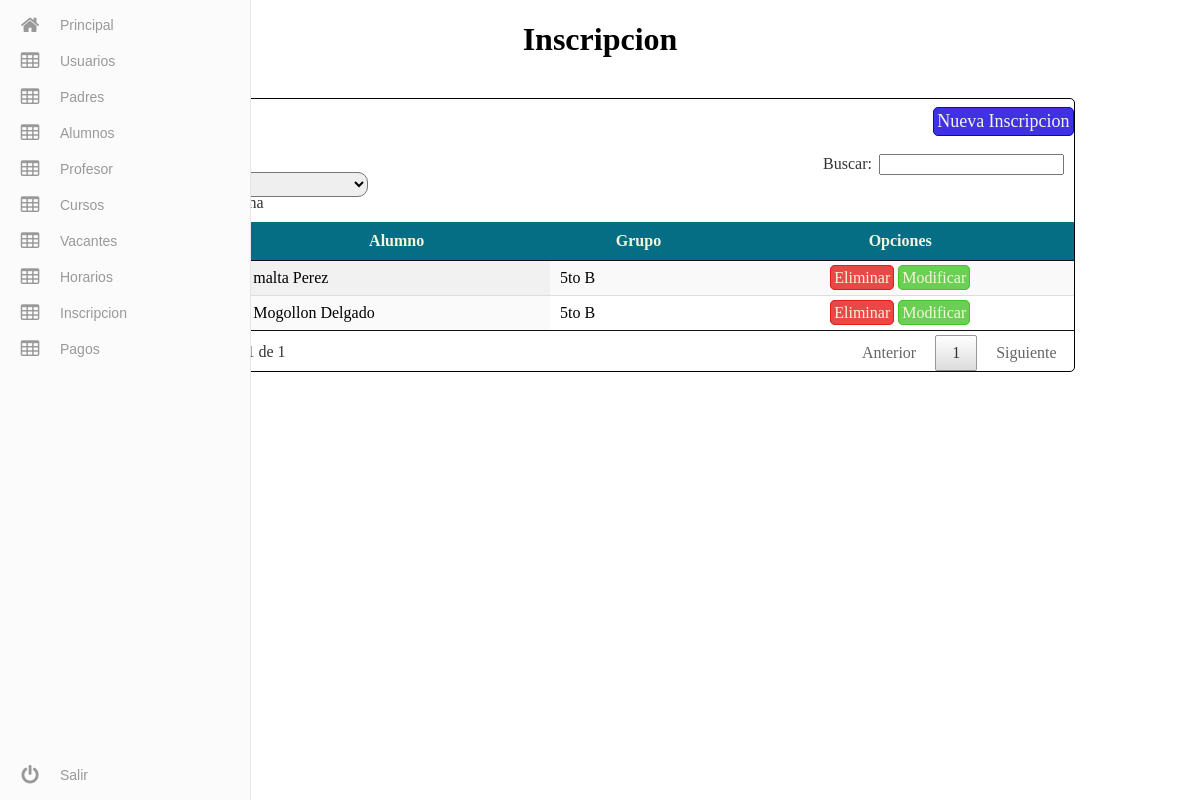
The page /admin/inscripcion/inscripcion.php (signed in) on the database its author committed.
### tables this page shows
CREATE TABLE `inscripcion` (
  `Idinscripcion` int(11) NOT NULL,
  `fecha` datetime NOT NULL,
  `tutor_id` int(11) NOT NULL,
  `alumno_id` int(11) NOT NULL,
  `grupo_id` int(11) NOT NULL
);

CREATE TABLE `alumno` (
  `id_alumno` int(11) NOT NULL,
  `nombre` varchar(45) NOT NULL,
  `paterno` varchar(45) NOT NULL,
  `materno` varchar(45) NOT NULL,
  `direccion` varchar(45) NOT NULL,
  `telefono` varchar(10) NOT NULL,
  `genero` varchar(10) NOT NULL,
  `correo` varchar(45) NOT NULL,
  `id_tutor` int(11) NOT NULL
);

CREATE TABLE `grupo` (
  `idgrupo` int(11) NOT NULL,
  `nombre` varchar(45) NOT NULL,
  `capacidad` int(11) NOT NULL,
  `turno` varchar(10) NOT NULL
);

### admin/inscripcion/inscripcion.php (the view, shortened to what this page needs)
<?php
    $re=mysql_query("SELECT * FROM alumno,grupo,inscripcion where alumno.id_alumno=inscripcion.alumno_id and inscripcion.grupo_id=grupo.idgrupo");
?>
<!DOCTYPE html>
<html >
  <head>
    <link rel="stylesheet" href="../css/menu.css">
    <link rel="stylesheet" href="../css/tabla.css?v2">
    <link rel="stylesheet" type="text/css" href="../css/jquery.dataTables.min.css">
  </head>
  <body>
    <?php
        include ('../include/menu.php');
    ?>
    <center><h1>Inscripcion</h1></center>
    <br>
    <div class="tablas">
        <a href="nuevo.php" class="NuevoU" >Nueva Inscripcion</a>
        <table id="example" class="display" cellspacing="0" width="100%">
			<thead>
				<tr>
                    <th>Alumno</th>
                    <th>Grupo</th>
					<th>Opciones</th>
				</tr>
			</thead>
			<tbody>
				<?php
                $uu=1;
                while($row =mysql_fetch_array($re)){  ?>
					<tr>
					    <td><?php echo $uu; ?></td>
						<td><?php echo $row['paterno']." ".$row['materno']; ?></td>
                        <td><?php echo $row['nombre']; ?></td>
						<td><center><a class="eli" href="eliminar.php?id=<?php echo $row['Idinscripcion']; ?>" onclick="javascript:return confirmacion();">Eliminar</a>
                            <a class="edi" href="modificar.php?id=<?php echo $row['Idinscripcion']; ?>" >Modificar</a></center></td>
					</tr>
				<?php $uu++;} ?>
			</tbody>
		</table>
    </div>
  </body>
</html>

### admin/css/tabla.css (style rules this page uses)
.tablas { border: solid 1px black; width: 80%; min-width: 100px; margin-left: auto; margin-right: auto; border-radius: 5px; }
thead { background: #066e84; margin-top: 5px; color: beige; }
.tablas a { padding: 3px; margin-left: auto; margin-right: auto; border-radius: 5px; text-decoration: none; color: beige; }
.eli { border: solid 1px #E31B1B; background: #e84848; }
.edi { border: solid 1px #46C32A; background: #6acf54; }
.NuevoU { border: solid 1px blue; padding: 10spx; border-radius: 5px; float:right; margin: 8px; margin-right: 10px; background: #4131e5; font-size: 18px; }

### rows shown on the page
inscripcion: alumno.paterno "malta", alumno.materno "Perez", grupo.nombre "5to B"
inscripcion: alumno.paterno "Mogollon", alumno.materno "Delgado", grupo.nombre "5to B"
